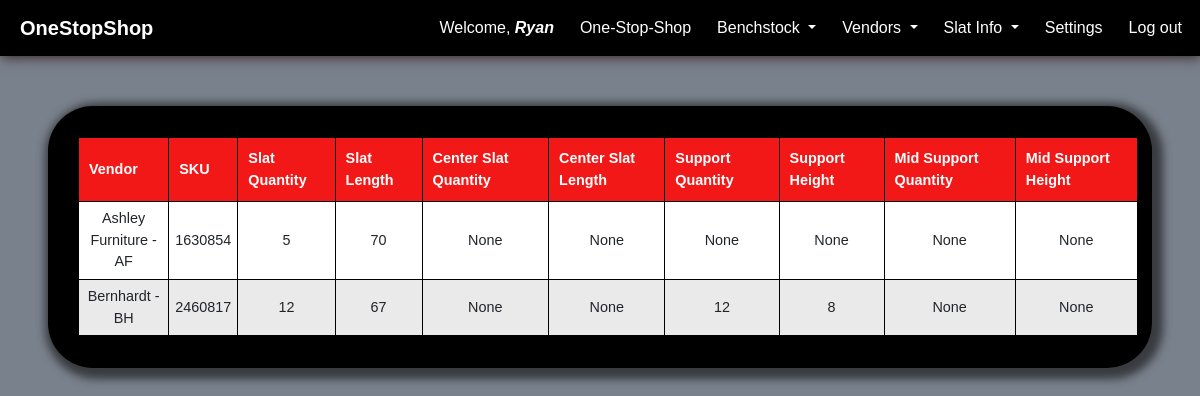
Page /crud_app/all_slat_info (signed in) on the committed database.
### crud_app/models.py (models this page shows, shortened)
class SlatInformation(models.Model):
    vendor = models.ForeignKey(Vendors, on_delete=models.SET_NULL, null=True)
    sku = models.PositiveIntegerField(unique=True)
    slat_amount = models.PositiveIntegerField(blank=True, null=True)
    slat_length = models.PositiveIntegerField(blank=True, null=True)
    center_slat_amount = models.PositiveIntegerField(blank=True, null=True)
    center_slat_length = models.PositiveIntegerField(blank=True, null=True)
    support_amount = models.PositiveIntegerField(blank=True, null=True)
    support_height = models.PositiveIntegerField(blank=True, null=True)
    mid_support_amount = models.PositiveIntegerField(blank=True, null=True)
    mid_support_height = models.PositiveIntegerField(blank=True, null=True)

class Vendors(models.Model):
    vendor_name = models.CharField(max_length=100 ,unique=True)
    vendor_id = models.CharField(max_length=4 ,unique=True)
    vendor_code = models.PositiveSmallIntegerField(unique=True)
    SEND_PART_CHOICES = [
        ('Yes', 'Yes'),
        ('No', 'No'),
    ]
    sends_parts = models.CharField(choices=SEND_PART_CHOICES, max_length=3, default='Yes')
    available_parts = models.CharField(max_length=500, blank=True)
    unavailable_parts = models.CharField(max_length=500, blank=True)
    part_shipping = models.CharField(max_length=400, blank=True)
    other_part_info = models.CharField(max_length=400, blank=True)
    def __str__(self):
        return f"{self.vendor_name} - {self.vendor_id}"

### crud_app/views.py (the view)
# urls.py: path('all_slat_info', views.all_slat_info, name='all_slat_info'),
def all_slat_info(request):
    slat_info = SlatInformation.objects.all().order_by('vendor__vendor_name')
    return render(request, 'crud_app/all_slat_info.html',{'slat_info':slat_info})

### crud_app/templates/crud_app/all_slat_info.html (shortened to what this page needs)
{% extends 'crud_app/base.html' %}
{% load static %}
{% block additional_css %}
<link rel="stylesheet" href="{% static 'crud_app/css/allslatinfo.css' %}">
{% endblock %}
{% block content %}
{%if user.is_authenticated%}
<div class="all-slats-container">
    <div class="all-slats-table-wrapper">
        <table class="all-slats-table">
            <thead>
                <tr>
                    <th>Vendor</th>
                    <th>SKU</th>
                    <th>Slat Quantity</th>
                    <th>Slat Length</th>
                    <th>Center Slat Quantity</th>
                    <th>Center Slat Length</th>
                    <th>Support Quantity</th>
                    <th>Support Height</th>
                    <th>Mid Support Quantity</th>
                    <th>Mid Support Height</th>
                </tr>
            </thead>
            <tbody>
                {% for slats in slat_info %}
                <tr>
                    <td>{{slats.vendor}}</td>
                    <td>{{slats.sku}}</td>
                    <td>{{slats.slat_amount}}</td>
                    <td>{{slats.slat_length}}</td>
                    <td>{{slats.center_slat_amount}}</td>
                    <td>{{slats.center_slat_length}}</td>
                    <td>{{slats.support_amount}}</td>
                    <td>{{slats.support_height}}</td>
                    <td>{{slats.mid_support_amount}}</td>
                    <td>{{slats.mid_support_height}}</td>
                </tr>
                {% endfor %}
            </tbody>
        </table>
    </div>
</div>
{%endif%}
{% endblock %}

### crud_app/templates/crud_app/base.html (shortened to what this page needs)
{% load static %}
<!DOCTYPE html>
<html lang="en">
<head>
    <link href="https://cdn.jsdelivr.net/npm/bootstrap@5.3.2/dist/css/bootstrap.min.css" rel="stylesheet">
    <link rel="stylesheet" href="https://cdn.jsdelivr.net/npm/bootstrap-icons@1.11.2/font/bootstrap-icons.min.css">
    <link rel="stylesheet" href="{% static 'crud_app/css/base.css' %}">
    {% block additional_css %}{% endblock %}
</head>
<body>
    <nav class="navbar navbar-expand-lg navbar-light">
        <a class="navbar-brand text-white" href="{% url 'crud_app:index' %}"><b>OneStopShop</b></a>
        <div class="collapse navbar-collapse" id="navbarNavDropdown">
            <ul class="navbar-nav ms-auto">
            {% if user.is_authenticated %}
            <li class="nav-item">
                <a class="nav-link text-white" href="#">Welcome, <i><b>{{ user.first_name }}</b></i></a>
            </li>
                <li class="nav-item">
                    <a class="nav-link text-white" href="{% url 'crud_app:one_stop_shop' %}">One-Stop-Shop</a>
                </li>
                <li class="nav-item dropdown">
                    <a class="nav-link dropdown-toggle text-white" href="#" id="navbarDropdownMenuLink" role="button" data-toggle="dropdown"
                        aria-haspopup="true" aria-expanded="false">
                        Benchstock
                    </a>
                </li>
                <li class="nav-item dropdown">
                    <a class="nav-link dropdown-toggle text-white" href="#" id="navbarDropdownMenuLink" role="button" data-toggle="dropdown"
                        aria-haspopup="true" aria-expanded="false">
                        Vendors
                    </a>
                </li>
                <li class="nav-item dropdown">
                    <a class="nav-link dropdown-toggle text-white" href="#" id="navbarDropdownMenuLink" role="button" data-toggle="dropdown"
                        aria-haspopup="true" aria-expanded="false">
                        Slat Info
                    </a>
                </li>
                <li class="nav-item">
                    <a class="nav-link text-white" href="{% url 'crud_app:settings' %}">Settings</a>
                </li>
                <li class="nav-item">
                    <a class="nav-link text-white" href="#" onclick="confirmLogout()">Log out</a>
                </li>
            {% else %}
                <li class="nav-item" id="nav-login">
                    <a class="nav-link text-white" href="{% url 'crud_app:index' %}">Login Required</a>
                </li>
            {% endif %}
            </ul>
        </div>
    </nav>
    {% block content %}{% endblock %}
</html>

### crud_app/static/crud_app/css/base.css (style rules this page uses)
.navbar { background-color: black; padding-left: 20px; box-shadow: 1px 1px 12px #341d1d; }
.nav-link { border-radius: 25px; margin-right: 10px; }

### crud_app/static/crud_app/css/allslatinfo.css (style rules this page uses)
body { background-color: #79818c; font-family: Arial, Helvetica, sans-serif; }
.all-slats-container { background-color: black; width: 92%; margin-left: auto; margin-right: auto; margin-top: 50px; border-radius: 45px; padding-bottom: 2rem; padding-top: 1px; margin-bottom: 2rem; box-shadow: 4px 4px 9px 7px #383b3f; }
.all-slats-table { margin-top: 30px; margin-left: 30px; margin-right: 30px; min-width: fit-content; padding: 10px; width: 96%; background-color: white; border: 1px solid black; }
.all-slats-table th { padding: 10px; border: 1px solid black; background-color: #f31818; color: white; font-size: .9rem; }
.all-slats-table td { padding: 6px; max-width: 100px; border: 1px solid black; text-align: center; font-size: .9rem; }
.all-slats-table tr:nth-child(even) { background-color: #ebeaea; }

### rows in the picture
SlatInformation: vendor "Ashley Furniture - AF", sku "1630854", slat_amount "5", slat_length "70", center_slat_amount "None", center_slat_length "None", support_amount "None", support_height "None", mid_support_amount "None", mid_support_height "None"
SlatInformation: vendor "Bernhardt - BH", sku "2460817", slat_amount "12", slat_length "67", center_slat_amount "None", center_slat_length "None", support_amount "12", support_height "8", mid_support_amount "None", mid_support_height "None"

### other values in the picture
{{ user.first_name }} "Ryan"
